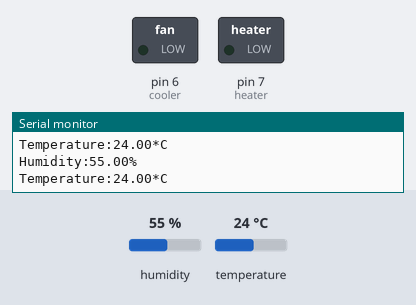
Simulated run of this sketch. Board: Arduino Uno, built with avr-gcc and run on an emulated ATmega328P. On the bench: switched loads named in the sketch (green lamp = pin HIGH), the last lines printed to the serial monitor. The test bench sets the inputs (shaded band); at power-on: temperature 24 °C, humidity 55 %.

Above: at 2.8 s.
2.9 s: temperature set to 21 °C
6.2 s: temperature set to 18 °C
At 10.2 s:
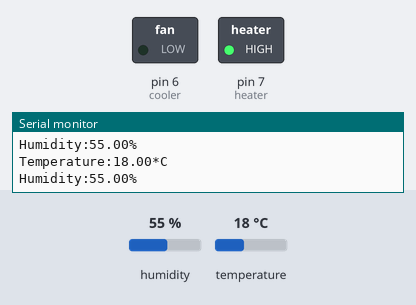
10.6 s: temperature set to 27 °C
14.3 s: temperature set to 30 °C
At 17.6 s:
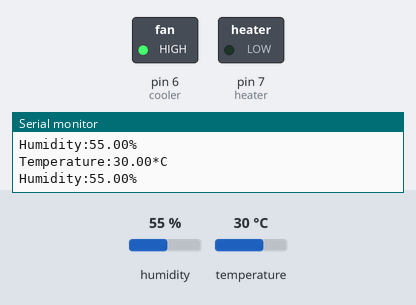
18.7 s: temperature set to 12 °C
At 22.4 s:
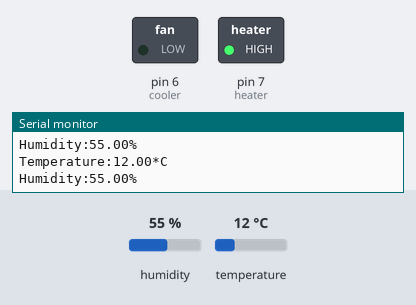
22.7 s: temperature set to 33 °C
At 26.2 s:
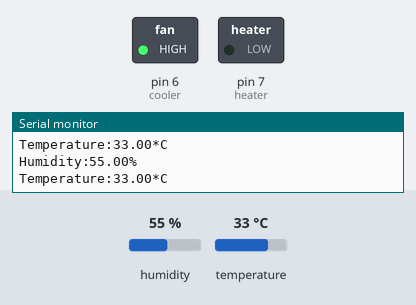
Timing chart, 0 to 27.7 s (numbered marks = the images above; inputs shaded):
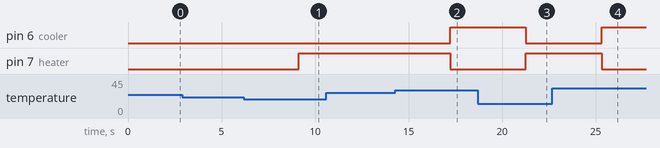

The sketch:

DHT.ino
```cpp
#include <DHT.h>
#define DHTPIN 8
#define DHTTYPE DHT11
DHT dht(DHTPIN,DHTTYPE);
int cooler=6;
int heater=7;

void setup() {
 Serial.begin(9600);
 Serial.println("DHT11 TEST !");
 dht.begin();
 pinMode(cooler,OUTPUT);
 pinMode(heater,OUTPUT);


}

void loop() {
  float humid=dht.readHumidity();
  float temp=dht.readTemperature();
  Serial.print("Humidity:");
  Serial.print(humid);
  Serial.println("%");
  delay(500);
  Serial.print("Temperature:");
  Serial.print(temp);
  Serial.println("*C");
  delay(500);
  if(temp>28){
    digitalWrite(cooler,HIGH);
    digitalWrite(heater,LOW);

  }
   if(temp<20){
    digitalWrite(heater,HIGH);
    digitalWrite(cooler,LOW);

  }
}
```

Measured:
- the behaviour switches between 20 and 19 °C on temperature (found by bisection; images 0 and 1)
- the behaviour switches between 28 and 29 °C on temperature (found by bisection; images 1 and 2)
- after the input at 6.2 s, pin 7 (heater): LOW → HIGH after 2.9 s
- after the input at 14.3 s, pin 6 (cooler): LOW → HIGH after 2.9 s; pin 7 (heater): HIGH → LOW after 2.9 s
- after the input at 18.7 s, pin 6 (cooler): HIGH → LOW after 2.6 s; pin 7 (heater): LOW → HIGH after 2.6 s
- after the input at 22.7 s, pin 6 (cooler): LOW → HIGH after 2.6 s; pin 7 (heater): HIGH → LOW after 2.6 s
